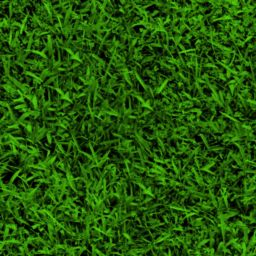
//> input picture grass2.jpg, 256 x 256 px
$ ./main   (built with g++ and OpenCV 4)
//> lines starting //> are read from the running program, lines starting //| are printed output that depends on the picture; after the words box and inside, x2 and y2 are one past the last pixel; in counts of white or black regions, pixels touching at a corner belong together
//
//  main.cpp
//  siggraph
//
//  Created by Camille MASSET on 01/01/2016.
//  Copyright © 2016 Ecole polytechnique. All rights reserved.
//

#include <opencv2/highgui/highgui.hpp>
#include <opencv2/imgproc/imgproc.hpp>
#include <iostream>
#include <fstream>
#include <limits>
#include <cmath>
#include <algorithm>

#include "RandomPositionGenerator.h"
#include "AllMatchPositionGenerator.hpp"
#include "maxflow/graph.h"

using namespace std;
using namespace cv;

//enumeration for patch placement mathode selection
enum PatchPlacementMode {RANDOM, ALLMATCH, SUBPATCH};

//maximum possible value for graph cut
const double MAXVAL = numeric_limits<double>::has_infinity ? numeric_limits<double>::infinity() : numeric_limits<double>::max();

//Euclidian norm for a vector of 3 unsigned chars
double norm(Vec3b v) {
	return sqrt(v[0] * v[0] + v[1] * v[1] + v[2] * v[2]);
}

/*	cost function for 4 pixels
parameters:
Vec3b		vi1,vi2		pixels of the first image in position 1/2
Vec3b		vo1,vo2		pixels of the second image in position 1/2
*/
double cost(Vec3b vi1, Vec3b vi2, Vec3b vo1, Vec3b vo2) {
	return norm(vi1 - vo1) + norm(vi2 - vo2);
}

/*	cost function with position coordinates
parameters:
const Mat&		input,output	input image (pattern)/output image
int				iPosX,iPosY		position(upper-left corner) of the overlapping zone for input image
int				oPosX,oPosY		position(upper-left corner) of the overlapping zone for output image
int				x1,y1,x2,y2		coordinates of the first/second point in the overlapping zone
*/
// [5 lines left out: function cost, not called in this run]

/* Buggy for immense output size (output-patch > RAND_MAX), non-uniform distribution
//get patch and output size, generate random patch position (upper left corner pixel position)
void getRandomPosition(const int patchX, const int patchY, const int outputX, const int outputY, int& posX, int& posY){
	posX = rand() % (outputX - patchX + 1);
	posY = rand() % (outputY - patchY + 1);
}
*/

//structure registering cut information
struct Cut {
	//cost of cut
	double cost;
	//first(left/up) hidden pixel and second(right/down) pixel
	Vec3b hiddenPix1, hiddenPix2;
};

//recursive function used by outputUpdateGC to clear unwanted zone in graph cut result
// [18 lines left out: function markAsOld, not called in this run]

/*	update output and edge costs with graph cut on a specified rectangular grid of pixels
	parameters:
	const Mat&		input			input image (pattern)
	int				iPosX,iPosY		position(upper-left corner) of the overlapping zone for input image
	Mat&			output			output image
	int				oPosX,oPosY		position(upper-left corner) of the overlapping zone for output image
	Graph<..>&		gph				graph instance to be used for graph cut
	double*			hCuts,vCuts	costs for horizontal/vertical edges
	int				width,height	width/height of the overlapping zone
*/
// [323 lines left out: functions outputUpdateGC, calcPosition, initialFill, drawCuts, not called in this run]

/*	main function for texture generation
	parameters:
		String						inputTexturePath	path for input texture
		int							outX,outY			output width/height
		enum.PatchPlacementMode		mode				choice for patch placement methode
		bool						randTransform		enable/disable random transformation(rotation/symetry) for patch
		int							maxIter				maximum iteration of graph cut update
		int							pauseInterval		number of iterations before a regular pause for actual output display, <=0 to disable

	TODO:
		implementation
		transformation
		scaling?
*/
void textureGenerator(String inputTexturePath, int outX, int outY, PatchPlacementMode mode,
	bool randTransform, int maxIter, int pauseInterval) {
	//read and show input
	Mat input = imread(inputTexturePath);
	cout << "input type: " << (input.type()==CV_8UC3?"8 bit RGB":"not 8 bit RGB") << "\n";
	imshow("Input texture", input); waitKey();
	int inX = input.cols, inY = input.rows;
	//allocate output
	Mat output(outY, outX, input.type());
	//define and allocate graph
	Graph<double, double, double> gph(/*estimated # of nodes*/ inX*inY, /*estimated # of edges*/ 2 * inX*inY - inX - inY);
	//allocate 2 arrays to store information of former cuts, one for horizontal edges, the other for vertical ones
	Cut *hCuts = new Cut[(outX-1)*outY], *vCuts = new Cut[(outY-1)*outX];
	//initial fill of output and cost arrays with repetition of input pattern
	initialFill(input, output, hCuts, vCuts);
	//precompute 8 patch transformations if needed
	//TODO

	//iteration with designated patch placement methode until end requirement (maxiteration, low cost ...)
	switch(mode) {
        //	Random placement
        case RANDOM: {
            RandomPositionGenerator rpg(inX, inY, outX, outY);
            int iPosX, iPosY, oPosX, oPosY, width, height;
            Mat outDisp;
            imshow("initial output texture", output); waitKey();
            //destroyWindow("initial output texture");
            for (int i = 0; i < maxIter; i++) {
                rpg.changePosition(oPosX, oPosY);
                calcPosition(iPosX, oPosX, width, inX, outX);
                calcPosition(iPosY, oPosY, height, inY, outY);
                outputUpdateGC(input, iPosX, iPosY, output, oPosX, oPosY, gph, hCuts, vCuts, width, height);
                if (pauseInterval > 0 && i%pauseInterval == pauseInterval - 1) {
                    cout << "iteration: " << (i+1) << "\n";
                    drawCuts(output, hCuts, vCuts, outDisp, 0);
                    imshow("actual output texture", outDisp); waitKey();
                    imshow("actual output texture", output); waitKey();
                }
            }
            break;
        }

        //	Entire patch matching
        case ALLMATCH: {
            cout << "Entire patch matching\n";
            Mat mask = Mat::zeros(outY, outX, CV_8UC1);
            AllMatchPositionGenerator ampg(input, output, mask, 0.01);
            int iPosX, iPosY, oPosX, oPosY, width, height;
            Mat outDisp;
            imshow("initial output texture", output); waitKey();
            width = inX;
            height = inY;
            iPosX = 0;
            iPosY = 0;

            for (int i = 0; i < maxIter; i++) {
                ampg.change_position(oPosX, oPosY);
                calcPosition(iPosX, oPosX, width, inX, outX);
                calcPosition(iPosY, oPosY, height, inY, outY);
                cout << "width : " << width << endl;
                cout << "height : " << height << endl;
                outputUpdateGC(input, iPosX, iPosY, output, oPosX, oPosY, gph, hCuts, vCuts, width, height);
                // Update mask
                for (int k = 0; k < width; k++) {
                    for (int j = 0; j < height; j++) {
                        mask.at<uchar>(oPosY + j, oPosX + k) = 255;
                    }
                }
                imshow("mask", mask); waitKey();
                if (pauseInterval > 0 && i%pauseInterval == pauseInterval - 1) {
                    cout << "iteration: " << (i+1) << "\n";
                    drawCuts(output, hCuts, vCuts, outDisp, 0);
                    imshow("actual output texture", outDisp); waitKey();
                    imshow("actual output texture", output); waitKey();
                }
            }
            break;
        }

        //	Sub-patch matching
        case SUBPATCH:
            //TODO
            cout << "Sub-patch matching\n";
            break;
	}

	//display output
	destroyWindow("actual output texture");
	imshow("Final output texture", output); waitKey();
	//delete dynamic array
	delete[] hCuts, vCuts;
}

int main(int argc, const char * argv[]) {

    /*
     * Random Position Generator test/tutorial
     */
/*
	//construct an rpg instance for a 8*10 patch and 16*15 output (size in X*Y)
	RandomPositionGenerator rpg(8, 10, 16, 15);
	//declare two variables for position storage
	int posx, posy;
	//print 50 randomly-generated positions
	for (int i = 0; i < 50; i++) {
		rpg.changePosition(posx, posy);
		cout << posx << ", " << posy << "\n";
	}
 */

    /*
     * All Match Position Generator test/tutorial
     */
    Mat input = imread("../../grass2.jpg");
//> input is the input picture: 256 rows x 256 cols, CV_8UC3; mean B, G, R 10.9, 88.4, 35.8
    Mat output = Mat::zeros(480, 640, input.type());
    Mat mask = Mat::zeros(output.rows, output.cols, CV_8U);
    for (int i = 0; i < input.cols; i++) {
        for (int j = 0; j < input.rows; j++) {
            output.at<Vec3b>(output.rows/2 - input.rows/2 + j, output.cols/2 - input.cols/2 + i) = input.at<Vec3b>(j, i);
            mask.at<uchar>(output.rows/2 - input.rows/2 + j, output.cols/2 - input.cols/2 + i) = 255;
        }
    }
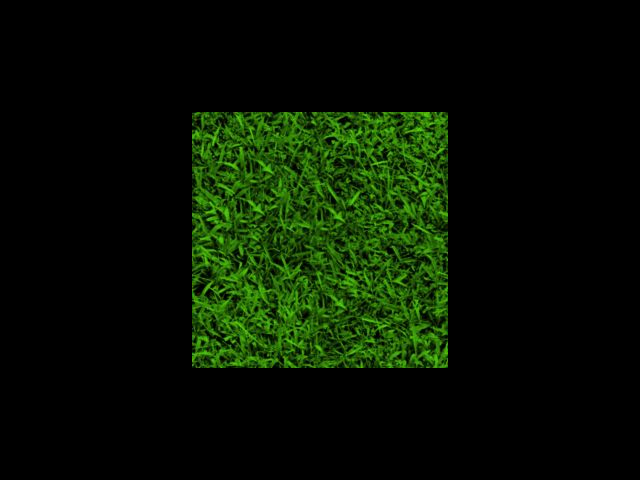
//> output: 480 rows x 640 cols, CV_8UC3; mean B, G, R 2.3, 18.9, 7.6
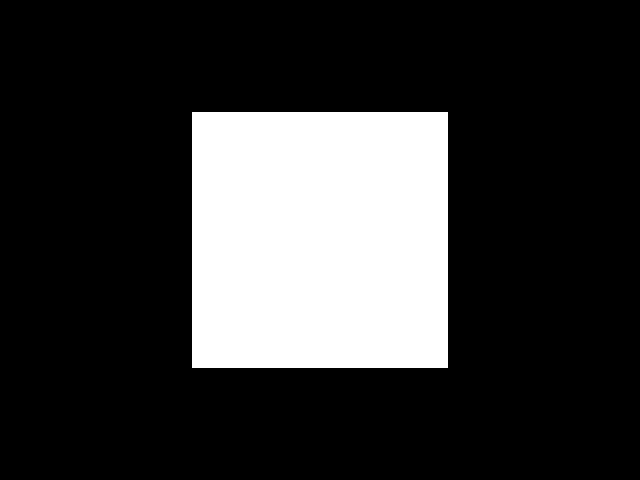
//> mask: 480 rows x 640 cols, CV_8UC1; 21.3% white; 1 white region, box (x1, y1, x2, y2) and area: (192, 112, 448, 368) 65536

//	textureGenerator("../../strawberries.jpg", 640, 480, RANDOM, false, 200, 10);
	//textureGenerator("../../grass.jpg", 640, 480, RANDOM, false, 200, 10);
//	textureGenerator("../../grass2.jpg", 640, 480, ALLMATCH, false, 200, 10);
	textureGenerator("../../bark.tiff", 320, 240, RANDOM, false, 200, 10);
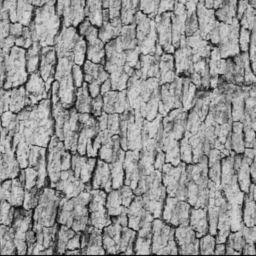
//> input picture bark.tiff, 256 x 256 px
//> in textureGenerator, input is the input picture: 256 rows x 256 cols, CV_8UC3; min 2, max 219, mean 148.5
//| input type: 8 bit RGB
//> (the run ends here: the program needs code that is not available in this run, at `Graph<double, double, double> gph(/*estimated # of nodes*/ inX*inY, /*..`)
